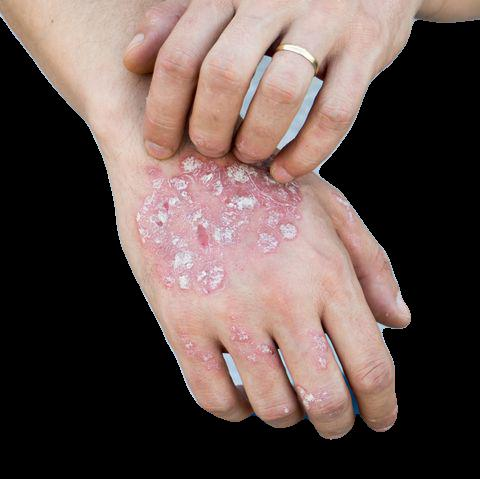
#> input picture images/output.jpg, 480 x 479 px
$ python skin_extract.py --image_path images/output.jpg
#> lines starting #> are read from the running program, lines starting #| are printed output that depends on the picture; after the words box and inside, x2 and y2 are one past the last pixel; in counts of white or black regions, pixels touching at a corner belong together
import numpy as np
from PIL import Image
from skimage import filters, morphology
from scipy import ndimage
import argparse

def extract_body(img_path, out_path, sigma, remove_pixels):
    '''
    This algorithm automatically extracts the skin pixels
    from the background using several image processing
    operations.
    input:
        img_path: The path to the input image (str)
        out_path: The path to store the segmented images (str)
        sigma: the standard deviation for the gaussian filter (float)
        remove_pixels: The maximum size of the pixel islands
                       to be removed after segmentation (int)

    Output:
        segmented image stored at out_path

    '''
#> called with img_path = 'images/output.jpg', out_path = 'output.jpg', sigma = 3, remove_pixels = 500
    # Input the origin RGB image
    image = Image.open(img_path)
#> image is the input picture: PIL image 480x479 RGB; mean R, G, B 98.7, 81.2, 76.9
    # The skin segmentation works best in the Cr channel of the
    # YCbCr color space, so extract the Cr channel
    image_cr = image.convert('YCbCr').split()[2]
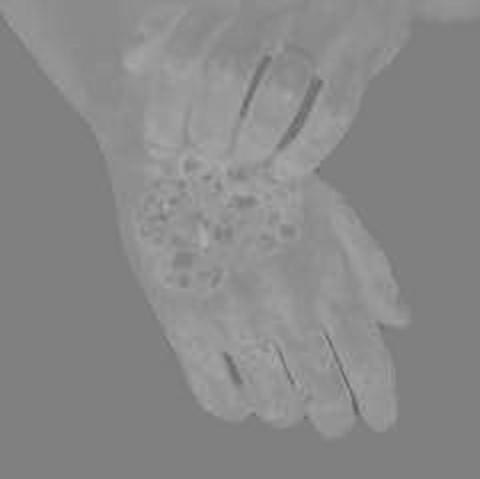
#> image_cr: PIL image 480x479 L; min 95, max 172, mean 136.8
    # Smooth the image using Gaussian filter to remove noise resulting in
    # better segmentation
    image_cr = filters.gaussian(np.array(image_cr), sigma = sigma)
#> image_cr: shape (479, 480) float64
    # Use OTSU thresholding for finding the optimal threshold
    val = filters.threshold_otsu(image_cr)
#> val = 0.539
    # Apply threshold to derive the binary mask
    mask = image_cr > val
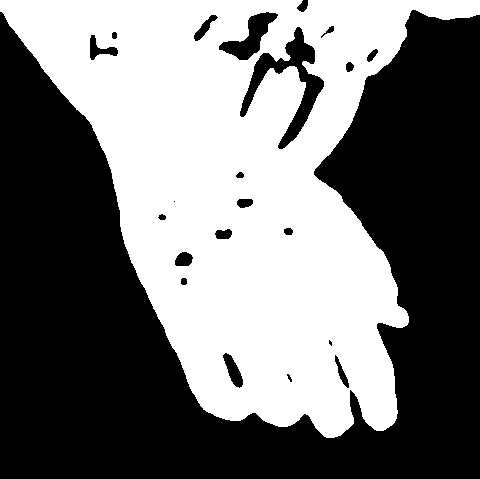
#> mask: shape (479, 480) bool; 46.3% white; 1 white region, box (x1, y1, x2, y2) and area: (0, 0, 480, 438) 106516
    # Remove small isolated pixel islands
    mask = morphology.remove_small_objects(mask,remove_pixels)
    # Fill in small holes
    mask = ndimage.binary_fill_holes(mask)
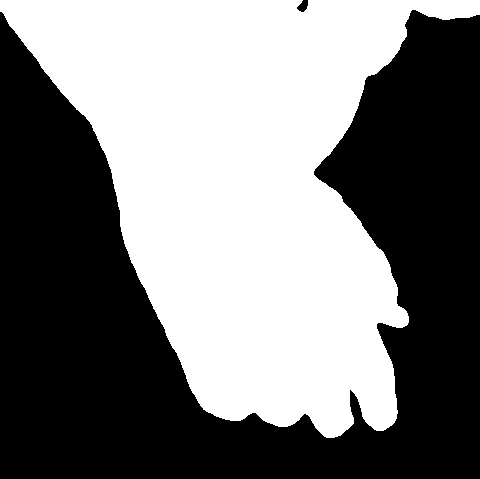
#> mask: shape (479, 480) bool; 48.8% white; 1 white region, box (x1, y1, x2, y2) and area: (0, 0, 480, 438) 112197
    # Add a third channel to the mask
    y = np.expand_dims(mask,axis = 2)
    new_mask = np.concatenate((y,y,y),axis = 2)
    # Get the original RGB image with the background in the mask
    # set to 0
    image = Image.fromarray(image.convert('RGB') * new_mask)
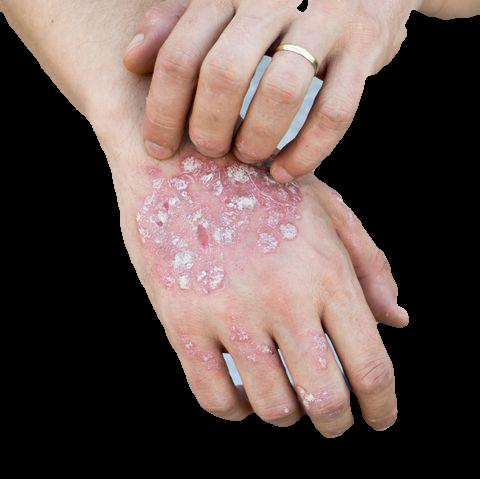
#> image: PIL image 480x479 RGB; mean R, G, B 95.9, 78.6, 74.3
    image.save(out_path)

if __name__ == '__main__':
    parser = argparse.ArgumentParser()
    parser.add_argument("--image_path", type = str, help = "The path to the input image")
    parser.add_argument("--out_path", default = 'output.jpg', type = str, help = "The path to the save the output image")
    parser.add_argument("--sigma", default = 3, type = float, help= "The sigma for the gaussian smoothening before segmentaion")
    parser.add_argument("--remove_pixels", default = 500 , type = int, help= "The maximum size of pixels islands to be exlcuded after segmentation")
    args = parser.parse_args()
    extract_body(args.image_path, args.out_path, args.sigma, args.remove_pixels)
